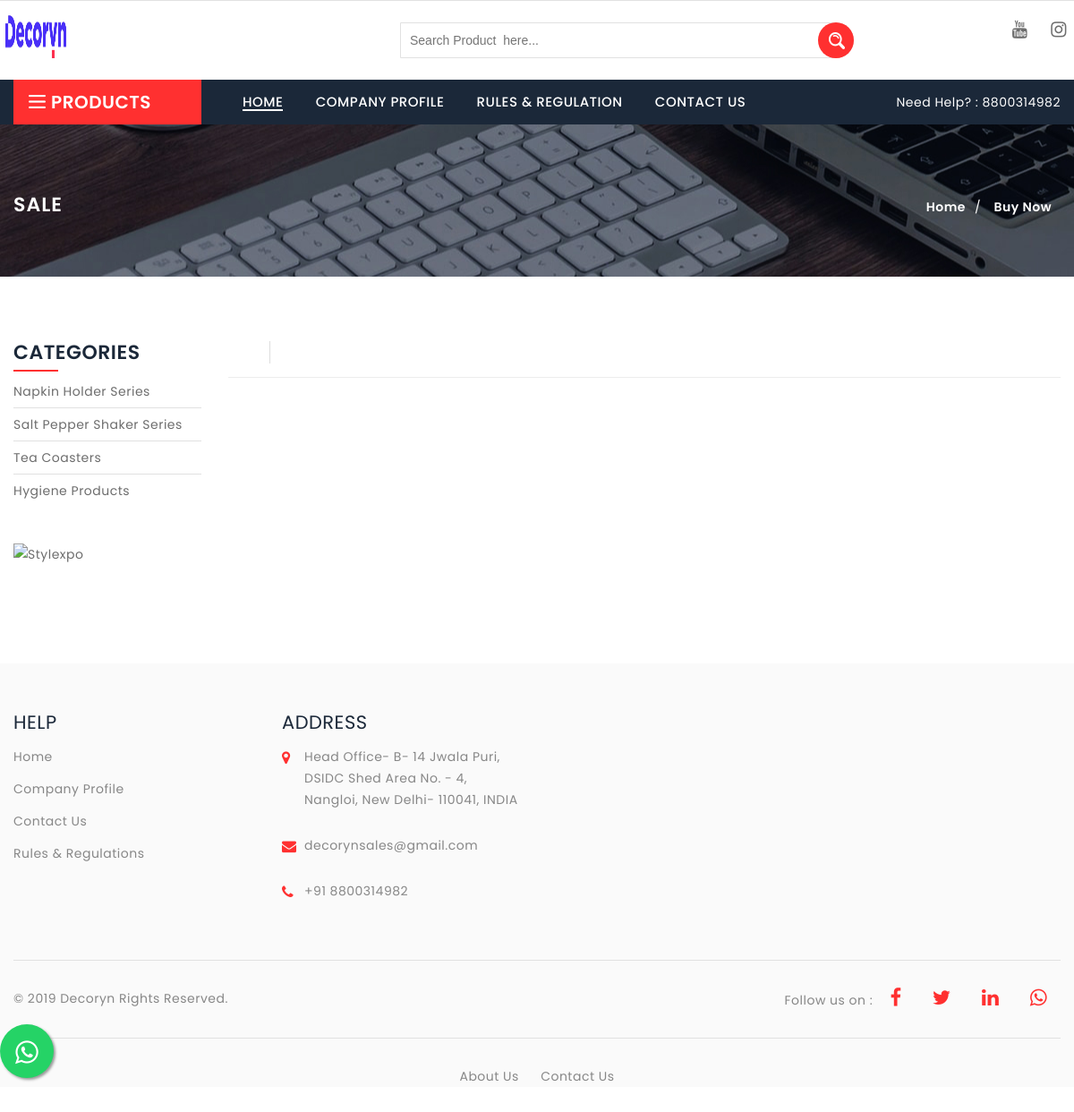
The page /newaddition.php on the database as committed earlier.
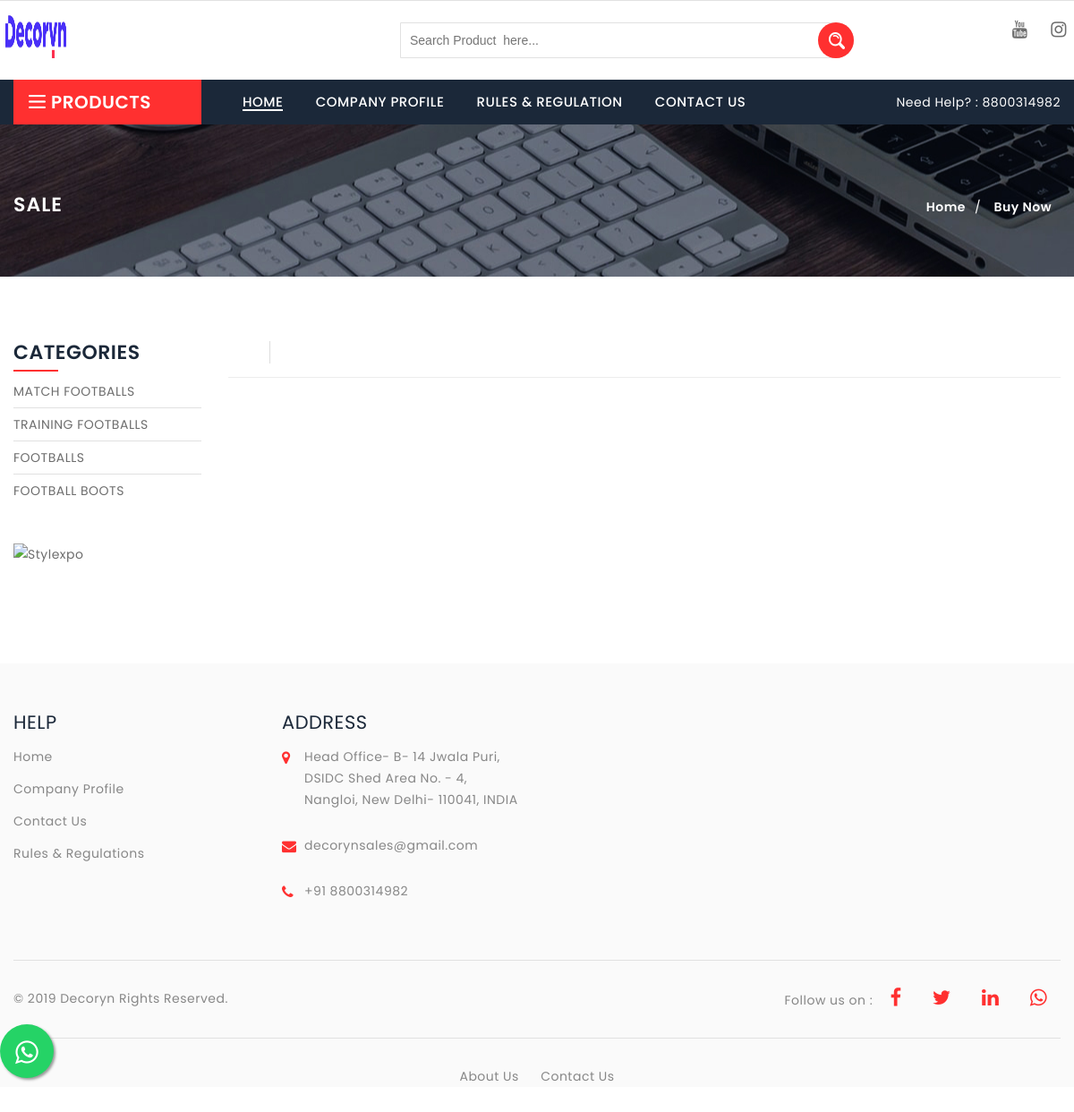
The same page on the database as committed later.
### tables this page shows
CREATE TABLE `category` (
  `id` int(11) NOT NULL,
  `categoryName` varchar(255) DEFAULT NULL,
  `categoryDescription` longtext,
  `creationDate` timestamp NOT NULL DEFAULT CURRENT_TIMESTAMP,
  `updationDate` varchar(255) DEFAULT NULL,
  `img` varchar(222) DEFAULT NULL,
  `position` varchar(200) DEFAULT '0'
);

### newaddition.php (the view, shortened to what this page needs)
<!DOCTYPE html>
<html lang="en">
<head>
<link rel="stylesheet" type="text/css" href="css/font-awesome.min.css"/>
<link rel="stylesheet" type="text/css" href="css/bootstrap.css"/>
<link rel="stylesheet" type="text/css" href="css/jquery-ui.css">
<link rel="stylesheet" type="text/css" href="css/owl.carousel.css">
<link rel="stylesheet" type="text/css" href="css/fotorama.css">
<link rel="stylesheet" type="text/css" href="css/magnific-popup.css">
<link rel="stylesheet" type="text/css" href="css/custom.css">
<link rel="stylesheet" type="text/css" href="css/responsive.css">
</head>
<body >
<div class="main">
 <?php include('header.php'); ?>
  <div class="banner inner-banner1 ">
    <div class="container">
      <section class="banner-detail center-xs">
        <h1 class="banner-title">Sale</h1>
        <div class="bread-crumb right-side float-none-xs">
          <ul>
            <li><a href="index.php">Home</a>/</li>
            <li><span>Buy Now</span></li>
          </ul>
        </div>
      </section>
    </div>
  </div>
  <section class="ptb-70">
    <div class="container">
      <div class="row">
        <div class="col-xl-2 col-lg-3 mb-sm-30 col-lgmd-20per">
          <div class="sidebar-block">
            <div class="sidebar-box listing-box mb-40"> <span class="opener plus"></span>
              <div class="sidebar-title">
                <h3><span>Categories</span></h3>
              </div>
              <div class="sidebar-contant">
                <ul>
				<?php
				$retr=mysqli_query($c,"select * from category");
while ($rowr=mysqli_fetch_array($retr))
{
?>
                  <li><a href="shop.php?other=cat&&cat=<?php echo $rowr['categoryName']; ?>"><?php echo $rowr['categoryName']; ?> <span></span></a></li>
<?php } ?>
				</ul>
              </div>
            </div>
            <div class="sidebar-box mb-40 d-none d-lg-block">
              <a href="#">
                <img src="images/left-banner.jpg" alt="Stylexpo">
              </a>
            </div>
          </div>
        </div>
        <div class="col-xl-10 col-lg-9 col-lgmd-80per">
          <div class="shorting mb-30">
            <div class="row">
              <div class="col-lg-6">
                <div class="view">
                  <div class="list-types grid active "> <a href="">
                    <div class="grid-icon list-types-icon"></div>
                    </a>
                  </div>
                </div>
              </div>
              <div class="col-lg-6">
              </div>
            </div>
          </div>
      </div>
    </div>
  </section>
 <?php include('footer.php'); ?>
</div>
</body>
</html>

Rows that differ between the two databases and show on the page:
removed category: categoryName "Napkin Holder Series"
removed category: categoryName "Salt Pepper Shaker Series"
removed category: categoryName "Tea Coasters"
removed category: categoryName "Hygiene Products"
added category: categoryName "MATCH FOOTBALLS"
added category: categoryName "TRAINING FOOTBALLS"
added category: categoryName "FOOTBALLS"
added category: categoryName "FOOTBALL BOOTS"
